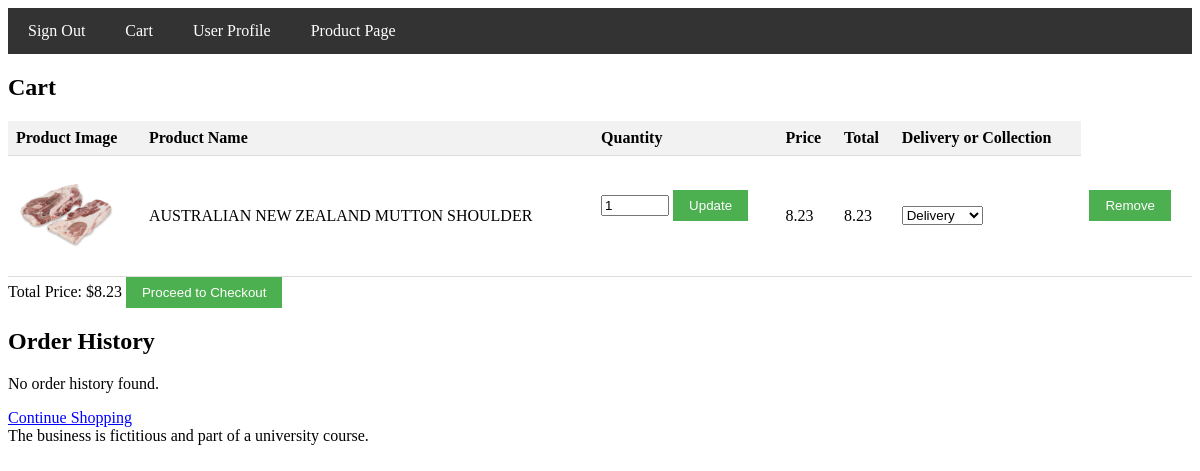
Page /cart.php (signed in) on the committed database.
### tables this page shows
CREATE TABLE `cart` (
  `username` varchar(50) NOT NULL,
  `ProductId` varchar(50) NOT NULL,
  `Quantity` int(32) NOT NULL
);

CREATE TABLE `products` (
  `product_id` int(11) NOT NULL,
  `product_name` varchar(255) NOT NULL,
  `product_description` text DEFAULT NULL,
  `product_price` decimal(10,2) NOT NULL,
  `product_image` varchar(255) DEFAULT NULL,
  `product_category` varchar(100) DEFAULT NULL,
  `product_stock` int(11) DEFAULT 0,
  `sold` int(50) DEFAULT 0,
  `search` int(50) DEFAULT 0,
  `visit` int(50) DEFAULT 0
);

### cart.php (the view, shortened to what this page needs)
<?php
$servername = "localhost";
$username = "root";
$password = "";
$database = "individual";
$totalPrice = 0;
$conn = new mysqli($servername, $username, $password, $database);
$userId = $_SESSION['username'];
$cartSql = "SELECT cart.ProductId, cart.quantity, products.product_name, products.product_price, products.product_stock, products.product_image FROM cart INNER JOIN products ON cart.ProductId = products.product_id WHERE cart.username = ?";
$cartStmt = $conn->prepare($cartSql);
$cartStmt->bind_param("s", $userId);
$cartStmt->execute();
$cartResult = $cartStmt->get_result();
while ($row = $cartResult->fetch_assoc()) {
    $totalPrice += $row['product_price'] * $row['quantity'];
}
mysqli_data_seek($cartResult, 0);
$orderHistorySql = "SELECT o.order_id, o.order_date, op.quantity, p.product_name, p.product_image, p.product_price, p.product_id, op.score
                    FROM orders o
                    INNER JOIN order_products op ON o.order_id = op.order_id
                    INNER JOIN products p ON op.product_id = p.product_id
                    WHERE o.username = ?";
$orderHistoryStmt = $conn->prepare($orderHistorySql);
$orderHistoryStmt->bind_param("s", $userId);
$orderHistoryStmt->execute();
$orderHistoryResult = $orderHistoryStmt->get_result();
?>
<!DOCTYPE html>
<html lang="en">
<head>
</head>
<body>
<div class="navbar">
    <a href="login.php">Sign Out</a>
    <a href="cart.php">Cart</a>
    <a href="home.php">User Profile</a>
    <a href="product.php">Product Page</a>
</div>
<h2>Cart</h2>
<?php if ($cartResult->num_rows > 0): ?>
    <table>
        <thead>
        <tr>
            <th>Product Image</th>
            <th>Product Name</th>
            <th>Quantity</th>
            <th>Price</th>
            <th>Total</th>
            <th>Delivery or Collection</th>
        </tr>
        </thead>
        <tbody>
        <?php while ($row = $cartResult->fetch_assoc()): ?>
            <tr>
                <td><img src="/individual/images/<?php echo $row['product_image']; ?>" alt="<?php echo $row['product_name']; ?>" width="100"></td>
                <td><?php echo $row['product_name']; ?></td>
                <td>
                    <form method="post" action="">
                        <input type="number" name="quantity" value="<?php echo $row['quantity']; ?>" style="width: 60px;">
                        <button type="submit" name="update_cart">Update</button>
                    </form>
                </td>
                <td><?php echo $row['product_price']; ?></td>
                <td><?php echo $row['product_price'] * $row['quantity']; ?></td>
                <td>
                    <select name="delivery_or_collection[]">
                        <option value="delivery">Delivery</option>
                    </select>
                </td>
                <td>
                    <form method="post" action="">
                        <button type="submit" name="remove_cart">Remove</button>
                    </form>
                </td>
            </tr>
        <?php endwhile; ?>
        </tbody>
    </table>
    <form method="post" action="">
        <?php echo "Total Price: $" . number_format($totalPrice, 2);?>
        <button type="submit" name="checkout">Proceed to Checkout</button>
    </form>
<?php else: ?>
    <p>Your cart is empty.</p>
<?php endif; ?>
<h2>Order History</h2>
<?php
$currentOrderId = null;
if ($orderHistoryResult->num_rows > 0): ?>
    <table>
        <thead>
        <tr>
            <th>Order ID</th>
            <th>Order Date</th>
            <th>Product Image</th>
            <th>Product Name</th>
            <th>Quantity</th>
            <th>Price</th>
            <th>Total Price</th>
            <th>Rating</th>
        </tr>
        </thead>
        <tbody>
        <?php while ($row = $orderHistoryResult->fetch_assoc()): ?>
            <?php if ($currentOrderId !== $row['order_id']):  ?>
                <?php $currentOrderId = $row['order_id']; ?>
                <tr>
                    <td colspan="8"><strong>Order #<?php echo $currentOrderId; ?></strong></td>
                </tr>
            <?php endif; ?>
            <tr>
                <td><?php echo $row['order_id']; ?></td>
                <td><?php echo $row['order_date']; ?></td>
                <td><img src="/individual/images/<?php echo $row['product_image']; ?>" alt="<?php echo $row['product_name']; ?>" width="100"></td>
                <td><?php echo $row['product_name']; ?></td>
                <td><?php echo $row['quantity']; ?></td>
                <td><?php echo $row['product_price']; ?></td>
                <td><?php echo $row['quantity'] * $row['product_price']; ?></td>
                <td>
                    <form method="post" action="">
                        <input type="hidden" name="order_id" value="<?php echo $row['order_id']; ?>">
                        <input type="hidden" name="product_id" value="<?php echo $row['product_id']; ?>">
                        <div class="rating" data-orderid="<?php echo $row['order_id']; ?>" data-productid="<?php echo $row['product_id']; ?>" data-rating="<?php echo $row['score']; ?>">
                            <?php
                            $score = $row['score'];
                            for ($i = 1; $i <= 5; $i++) {
                                $class = ($i <= $score) ? 'star selected-rating' : 'star';
                                echo "<span class='$class'>☆</span>";
                            }
                            ?>
                        </div>
                    </form>
                </td>
            </tr>
        <?php endwhile; ?>
        </tbody>
    </table>
<?php else: ?>
    <p>No order history found.</p>
<?php endif; ?>
<a href="product.php">Continue Shopping</a>
</body>
<footer>
    The business is fictitious and part of a university course.
</footer>
</html>

### cart.php (style rules this page uses)
.navbar { background-color: #333; overflow: hidden; }
.navbar a { float: left; display: block; color: white; text-align: center; padding: 14px 20px; text-decoration: none; }
table { width: 100%; border-collapse: collapse; }
th, td { padding: 8px; text-align: left; border-bottom: 1px solid #ddd; }
th { background-color: #f2f2f2; }
form { margin-bottom: 20px; }
input[type="number"] { width: 60px; }
button[type="submit"] { background-color: #4CAF50; color: white; padding: 8px 16px; border: none; cursor: pointer; }
a { color: blue; }

### rows in the picture
cart: ProductId.product_name (picture), ProductId.product_name "AUSTRALIAN NEW ZEALAND MUTTON SHOULDER", quantity "1", ProductId.product_price "8.23", $row['product_price']*$row['quantity'] "8.23"

### other values in the picture
$totalPrice "8.23"
